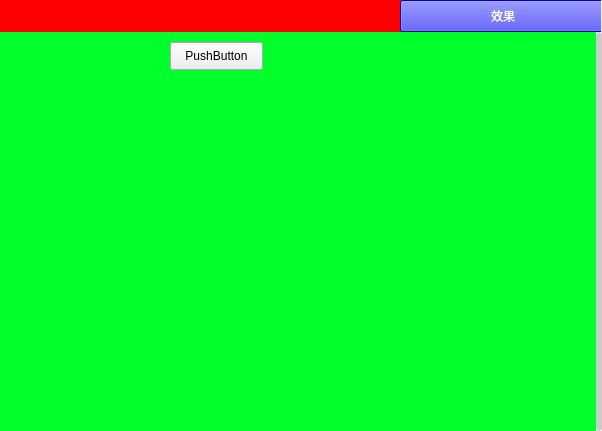
<?xml version="1.0" encoding="UTF-8"?>
<ui version="4.0">
 <class>ShrinkAnimationClass</class>
 <widget class="QWidget" name="ShrinkAnimationClass">
  <property name="geometry">
   <rect>
    <x>0</x>
    <y>0</y>
    <width>602</width>
    <height>431</height>
   </rect>
  </property>
  <property name="windowTitle">
   <string>ShrinkAnimation</string>
  </property>
  <property name="styleSheet">
   <string notr="true"/>
  </property>
  <layout class="QVBoxLayout" name="verticalLayout">
   <property name="spacing">
    <number>0</number>
   </property>
   <property name="leftMargin">
    <number>0</number>
   </property>
   <property name="topMargin">
    <number>0</number>
   </property>
   <property name="rightMargin">
    <number>0</number>
   </property>
   <property name="bottomMargin">
    <number>0</number>
   </property>
   <item>
    <widget class="TitleWidget" name="upWidget" native="true">
     <property name="sizePolicy">
      <sizepolicy hsizetype="Expanding" vsizetype="Fixed">
       <horstretch>0</horstretch>
       <verstretch>0</verstretch>
      </sizepolicy>
     </property>
     <property name="minimumSize">
      <size>
       <width>0</width>
       <height>32</height>
      </size>
     </property>
     <property name="styleSheet">
      <string notr="true"/>
     </property>
     <widget class="QWidget" name="titleWidget" native="true">
      <property name="geometry">
       <rect>
        <x>0</x>
        <y>0</y>
        <width>601</width>
        <height>32</height>
       </rect>
      </property>
      <property name="sizePolicy">
       <sizepolicy hsizetype="Expanding" vsizetype="Fixed">
        <horstretch>0</horstretch>
        <verstretch>0</verstretch>
       </sizepolicy>
      </property>
      <property name="minimumSize">
       <size>
        <width>0</width>
        <height>32</height>
       </size>
      </property>
      <property name="maximumSize">
       <size>
        <width>16777215</width>
        <height>32</height>
       </size>
      </property>
      <property name="styleSheet">
       <string notr="true">background-color: rgb(255, 0, 0);</string>
      </property>
      <widget class="QPushButton" name="pushButton">
       <property name="geometry">
        <rect>
         <x>400</x>
         <y>0</y>
         <width>206</width>
         <height>32</height>
        </rect>
       </property>
       <property name="minimumSize">
        <size>
         <width>0</width>
         <height>32</height>
        </size>
       </property>
       <property name="maximumSize">
        <size>
         <width>16777215</width>
         <height>32</height>
        </size>
       </property>
       <property name="cursor">
        <cursorShape>PointingHandCursor</cursorShape>
       </property>
       <property name="styleSheet">
        <string notr="true">
QPushButton {
	font: 12pt &quot;微软雅黑&quot;;
	color:#ffffff;
    background-color: blue;
}
QPushButton:pressed {
    font: 12pt &quot;微软雅黑&quot;;
	color:#ffffff;
    background-color: blue;
}</string>
       </property>
       <property name="text">
        <string>效果</string>
       </property>
       <property name="flat">
        <bool>false</bool>
       </property>
      </widget>
     </widget>
    </widget>
   </item>
   <item>
    <widget class="QWidget" name="bottomWidget" native="true">
     <property name="sizePolicy">
      <sizepolicy hsizetype="Expanding" vsizetype="Expanding">
       <horstretch>0</horstretch>
       <verstretch>0</verstretch>
      </sizepolicy>
     </property>
     <property name="styleSheet">
      <string notr="true"/>
     </property>
     <layout class="QVBoxLayout" name="verticalLayout_2">
      <property name="spacing">
       <number>0</number>
      </property>
      <property name="leftMargin">
       <number>0</number>
      </property>
      <property name="topMargin">
       <number>0</number>
      </property>
      <property name="rightMargin">
       <number>0</number>
      </property>
      <property name="bottomMargin">
       <number>0</number>
      </property>
      <item>
       <widget class="QScrollArea" name="scrollArea">
        <property name="styleSheet">
         <string notr="true"> QWidget#scrollAreaWidgetContents{
	background-color: rgb(1, 255, 43);
 }

 QScrollBar:vertical {
     background: #ffffff;
     width: 6px;
 }
 QScrollBar::handle:vertical {
     background:#cccccc;
     border-radius:3px;
     width: 6px;
 }

 QScrollBar::sub-line:vertical {
     background:transparent;
 }
 QScrollBar::add-line:vertical {
     background:transparent;
 }


 QScrollBar:horizontal {
     background: #ffffff;
     height: 6px;
 }
 QScrollBar::handle:horizontal {
     background:#cccccc;
     border-radius:3px;
     height: 6px;
 }

 QScrollBar::sub-line:horizontal {
     background:transparent;
 }
 QScrollBar::add-line:horizontal {
     background:transparent;
 }</string>
        </property>
        <property name="frameShape">
         <enum>QFrame::NoFrame</enum>
        </property>
        <property name="verticalScrollBarPolicy">
         <enum>Qt::ScrollBarAlwaysOn</enum>
        </property>
        <property name="sizeAdjustPolicy">
         <enum>QAbstractScrollArea::AdjustToContents</enum>
        </property>
        <property name="widgetResizable">
         <bool>true</bool>
        </property>
        <widget class="QWidget" name="scrollAreaWidgetContents">
         <property name="geometry">
          <rect>
           <x>0</x>
           <y>0</y>
           <width>596</width>
           <height>399</height>
          </rect>
         </property>
         <widget class="QPushButton" name="pushButton_2">
          <property name="geometry">
           <rect>
            <x>170</x>
            <y>10</y>
            <width>93</width>
            <height>28</height>
           </rect>
          </property>
          <property name="text">
           <string>PushButton</string>
          </property>
         </widget>
        </widget>
       </widget>
      </item>
     </layout>
    </widget>
   </item>
  </layout>
 </widget>
 <layoutdefault spacing="6" margin="11"/>
 <customwidgets>
  <customwidget>
   <class>TitleWidget</class>
   <extends>QWidget</extends>
   <header>titlewidget.h</header>
   <container>1</container>
  </customwidget>
 </customwidgets>
 <resources>
  <include location="MainWidget.qrc"/>
 </resources>
 <connections/>
</ui>
